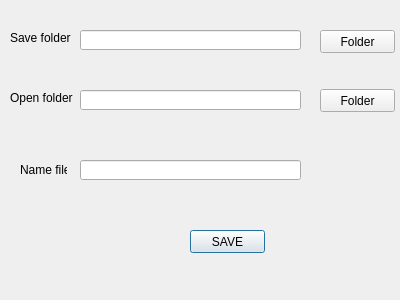
<?xml version="1.0" encoding="UTF-8"?>
<ui version="4.0">
 <class>Dialog</class>
 <widget class="QDialog" name="Dialog">
  <property name="geometry">
   <rect>
    <x>0</x>
    <y>0</y>
    <width>400</width>
    <height>300</height>
   </rect>
  </property>
  <property name="minimumSize">
   <size>
    <width>400</width>
    <height>300</height>
   </size>
  </property>
  <property name="maximumSize">
   <size>
    <width>400</width>
    <height>300</height>
   </size>
  </property>
  <property name="contextMenuPolicy">
   <enum>Qt::NoContextMenu</enum>
  </property>
  <property name="windowTitle">
   <string>Dialog</string>
  </property>
  <widget class="QPushButton" name="pushButton">
   <property name="geometry">
    <rect>
     <x>190</x>
     <y>230</y>
     <width>75</width>
     <height>23</height>
    </rect>
   </property>
   <property name="text">
    <string>SAVE</string>
   </property>
  </widget>
  <widget class="QLineEdit" name="editfoldersave">
   <property name="geometry">
    <rect>
     <x>80</x>
     <y>30</y>
     <width>221</width>
     <height>20</height>
    </rect>
   </property>
  </widget>
  <widget class="QLabel" name="label">
   <property name="geometry">
    <rect>
     <x>10</x>
     <y>30</y>
     <width>71</width>
     <height>16</height>
    </rect>
   </property>
   <property name="text">
    <string>Save folder</string>
   </property>
  </widget>
  <widget class="QPushButton" name="foldersave">
   <property name="geometry">
    <rect>
     <x>320</x>
     <y>30</y>
     <width>75</width>
     <height>23</height>
    </rect>
   </property>
   <property name="text">
    <string>Folder</string>
   </property>
  </widget>
  <widget class="QLineEdit" name="editnamefile">
   <property name="geometry">
    <rect>
     <x>80</x>
     <y>160</y>
     <width>221</width>
     <height>20</height>
    </rect>
   </property>
  </widget>
  <widget class="QLabel" name="label_3">
   <property name="geometry">
    <rect>
     <x>20</x>
     <y>160</y>
     <width>47</width>
     <height>20</height>
    </rect>
   </property>
   <property name="text">
    <string>Name file</string>
   </property>
  </widget>
  <widget class="QLabel" name="label_2">
   <property name="geometry">
    <rect>
     <x>10</x>
     <y>90</y>
     <width>71</width>
     <height>16</height>
    </rect>
   </property>
   <property name="text">
    <string>Open folder</string>
   </property>
  </widget>
  <widget class="QLineEdit" name="editfolderopen">
   <property name="geometry">
    <rect>
     <x>80</x>
     <y>90</y>
     <width>221</width>
     <height>20</height>
    </rect>
   </property>
  </widget>
  <widget class="QPushButton" name="folderopen">
   <property name="geometry">
    <rect>
     <x>320</x>
     <y>89</y>
     <width>75</width>
     <height>23</height>
    </rect>
   </property>
   <property name="text">
    <string>Folder</string>
   </property>
  </widget>
 </widget>
 <resources/>
 <connections/>
</ui>
